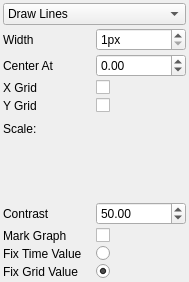
<?xml version="1.0" encoding="UTF-8"?>
<ui version="4.0">
 <class>GraphPlotParametersControlWidget</class>
 <widget class="QWidget" name="GraphPlotParametersControlWidget">
  <property name="geometry">
   <rect>
    <x>0</x>
    <y>0</y>
    <width>189</width>
    <height>282</height>
   </rect>
  </property>
  <property name="windowTitle">
   <string>GraphPlotParameters</string>
  </property>
  <layout class="QGridLayout" name="gridLayout">
   <property name="margin">
    <number>3</number>
   </property>
   <property name="spacing">
    <number>3</number>
   </property>
   <item row="0" column="0" colspan="2">
    <widget class="QComboBox" name="graphStyleComboBox">
     <property name="toolTip">
      <string>graphStyle</string>
     </property>
     <property name="currentIndex">
      <number>0</number>
     </property>
     <property name="iconSize">
      <size>
       <width>20</width>
       <height>20</height>
      </size>
     </property>
     <item>
      <property name="text">
       <string>Draw Lines</string>
      </property>
      <property name="icon">
       <iconset resource="../../../../resources/main.qrc">
        <normaloff>:/new/graph/draw_line.png</normaloff>:/new/graph/draw_line.png</iconset>
      </property>
     </item>
     <item>
      <property name="text">
       <string>Draw Dots</string>
      </property>
      <property name="icon">
       <iconset resource="../../../../resources/main.qrc">
        <normaloff>:/new/graph/draw_points.png</normaloff>:/new/graph/draw_points.png</iconset>
      </property>
     </item>
    </widget>
   </item>
   <item row="1" column="0">
    <widget class="QLabel" name="label_1">
     <property name="text">
      <string>Width</string>
     </property>
    </widget>
   </item>
   <item row="1" column="1">
    <widget class="QSpinBox" name="widthSpinBox">
     <property name="toolTip">
      <string>width</string>
     </property>
     <property name="suffix">
      <string>px</string>
     </property>
     <property name="minimum">
      <number>1</number>
     </property>
     <property name="maximum">
      <number>99</number>
     </property>
     <property name="singleStep">
      <number>1</number>
     </property>
     <property name="value">
      <number>1</number>
     </property>
    </widget>
   </item>
   <item row="2" column="0">
    <widget class="QLabel" name="label_2">
     <property name="text">
      <string>Center At</string>
     </property>
    </widget>
   </item>
   <item row="2" column="1">
    <widget class="QDoubleSpinBox" name="centerAtSpinBox">
     <property name="toolTip">
      <string>centerAt</string>
     </property>
     <property name="minimum">
      <double>-9999.000000000000000</double>
     </property>
     <property name="maximum">
      <double>9999.989999999999782</double>
     </property>
     <property name="singleStep">
      <double>1.000000000000000</double>
     </property>
     <property name="value">
      <double>0.000000000000000</double>
     </property>
    </widget>
   </item>
   <item row="8" column="0">
    <widget class="QLabel" name="label_7">
     <property name="text">
      <string>Contrast</string>
     </property>
    </widget>
   </item>
   <item row="8" column="1">
    <widget class="QDoubleSpinBox" name="contrastSpinBox">
     <property name="toolTip">
      <string>contrast</string>
     </property>
     <property name="minimum">
      <double>0.000000000000000</double>
     </property>
     <property name="maximum">
      <double>100.000000000000000</double>
     </property>
     <property name="singleStep">
      <double>1.000000000000000</double>
     </property>
     <property name="value">
      <double>50.000000000000000</double>
     </property>
    </widget>
   </item>
   <item row="9" column="0">
    <widget class="QLabel" name="label_8">
     <property name="text">
      <string>Mark Graph</string>
     </property>
    </widget>
   </item>
   <item row="4" column="0">
    <widget class="QLabel" name="label_6">
     <property name="text">
      <string>Y Grid</string>
     </property>
    </widget>
   </item>
   <item row="3" column="1">
    <widget class="QCheckBox" name="xGridCheckBox">
     <property name="toolTip">
      <string>xGrid</string>
     </property>
    </widget>
   </item>
   <item row="3" column="0">
    <widget class="QLabel" name="label_5">
     <property name="text">
      <string>X Grid</string>
     </property>
    </widget>
   </item>
   <item row="4" column="1">
    <widget class="QCheckBox" name="yGridCheckBox">
     <property name="toolTip">
      <string>yGrid</string>
     </property>
    </widget>
   </item>
   <item row="9" column="1">
    <widget class="QCheckBox" name="selectGraphCheckBox">
     <property name="toolTip">
      <string>selectGraph</string>
     </property>
    </widget>
   </item>
   <item row="5" column="0">
    <widget class="QLabel" name="label">
     <property name="text">
      <string>Scale:</string>
     </property>
    </widget>
   </item>
   <item row="6" column="0" colspan="2">
    <widget class="ExponentialSlider" name="xScaleSlider" native="true"/>
   </item>
   <item row="7" column="0" colspan="2">
    <widget class="ExponentialSlider" name="yScaleSlider" native="true"/>
   </item>
   <item row="10" column="1">
    <widget class="QRadioButton" name="fixTimeValueButton">
     <property name="text">
      <string/>
     </property>
     <property name="checked">
      <bool>false</bool>
     </property>
    </widget>
   </item>
   <item row="10" column="0">
    <widget class="QLabel" name="label_3">
     <property name="text">
      <string>Fix Time Value</string>
     </property>
    </widget>
   </item>
   <item row="11" column="1">
    <widget class="QRadioButton" name="fixGridValueButton">
     <property name="text">
      <string/>
     </property>
     <property name="checked">
      <bool>true</bool>
     </property>
    </widget>
   </item>
   <item row="11" column="0">
    <widget class="QLabel" name="label_4">
     <property name="text">
      <string>Fix Grid Value</string>
     </property>
    </widget>
   </item>
  </layout>
 </widget>
 <layoutdefault spacing="3" margin="3"/>
 <customwidgets>
  <customwidget>
   <class>ExponentialSlider</class>
   <extends>QWidget</extends>
   <header>exponentialSlider.h</header>
   <container>1</container>
   <slots>
    <signal>valueChanged(double)</signal>
   </slots>
  </customwidget>
 </customwidgets>
 <resources>
  <include location="../../../../resources/main.qrc"/>
  <include location="../../../../resources/main.qrc"/>
  <include location="../../../../resources/main.qrc"/>
  <include location="../../../../resources/main.qrc"/>
  <include location="../../../../resources/main.qrc"/>
  <include location="../../../../resources/main.qrc"/>
  <include location="../../../../resources/main.qrc"/>
  <include location="../../../../resources/main.qrc"/>
  <include location="../../../../resources/main.qrc"/>
  <include location="../../../../resources/main.qrc"/>
  <include location="../../../../resources/main.qrc"/>
 </resources>
 <connections>
  <connection>
   <sender>graphStyleComboBox</sender>
   <signal>currentIndexChanged(int)</signal>
   <receiver>GraphPlotParametersControlWidget</receiver>
   <slot>changeParameters()</slot>
   <hints>
    <hint type="sourcelabel">
     <x>20</x>
     <y>20</y>
    </hint>
    <hint type="destinationlabel">
     <x>20</x>
     <y>20</y>
    </hint>
   </hints>
  </connection>
  <connection>
   <sender>widthSpinBox</sender>
   <signal>valueChanged(int)</signal>
   <receiver>GraphPlotParametersControlWidget</receiver>
   <slot>changeParameters()</slot>
   <hints>
    <hint type="sourcelabel">
     <x>20</x>
     <y>20</y>
    </hint>
    <hint type="destinationlabel">
     <x>20</x>
     <y>20</y>
    </hint>
   </hints>
  </connection>
  <connection>
   <sender>centerAtSpinBox</sender>
   <signal>valueChanged(double)</signal>
   <receiver>GraphPlotParametersControlWidget</receiver>
   <slot>changeParameters()</slot>
   <hints>
    <hint type="sourcelabel">
     <x>20</x>
     <y>20</y>
    </hint>
    <hint type="destinationlabel">
     <x>20</x>
     <y>20</y>
    </hint>
   </hints>
  </connection>
  <connection>
   <sender>xGridCheckBox</sender>
   <signal>stateChanged(int)</signal>
   <receiver>GraphPlotParametersControlWidget</receiver>
   <slot>changeParameters()</slot>
   <hints>
    <hint type="sourcelabel">
     <x>20</x>
     <y>20</y>
    </hint>
    <hint type="destinationlabel">
     <x>20</x>
     <y>20</y>
    </hint>
   </hints>
  </connection>
  <connection>
   <sender>yGridCheckBox</sender>
   <signal>stateChanged(int)</signal>
   <receiver>GraphPlotParametersControlWidget</receiver>
   <slot>changeParameters()</slot>
   <hints>
    <hint type="sourcelabel">
     <x>20</x>
     <y>20</y>
    </hint>
    <hint type="destinationlabel">
     <x>20</x>
     <y>20</y>
    </hint>
   </hints>
  </connection>
  <connection>
   <sender>contrastSpinBox</sender>
   <signal>valueChanged(double)</signal>
   <receiver>GraphPlotParametersControlWidget</receiver>
   <slot>changeParameters()</slot>
   <hints>
    <hint type="sourcelabel">
     <x>20</x>
     <y>20</y>
    </hint>
    <hint type="destinationlabel">
     <x>20</x>
     <y>20</y>
    </hint>
   </hints>
  </connection>
  <connection>
   <sender>selectGraphCheckBox</sender>
   <signal>stateChanged(int)</signal>
   <receiver>GraphPlotParametersControlWidget</receiver>
   <slot>changeParameters()</slot>
   <hints>
    <hint type="sourcelabel">
     <x>20</x>
     <y>20</y>
    </hint>
    <hint type="destinationlabel">
     <x>20</x>
     <y>20</y>
    </hint>
   </hints>
  </connection>
 </connections>
 <slots>
  <slot>changeParameters()</slot>
 </slots>
</ui>
